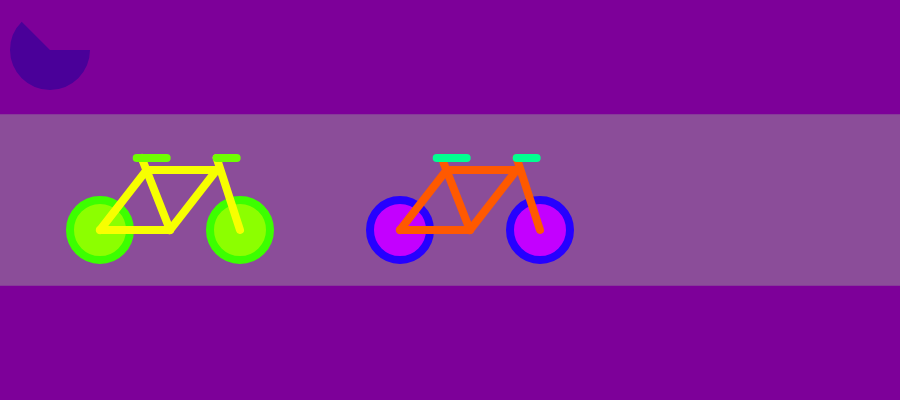
Frame 1 (no input)
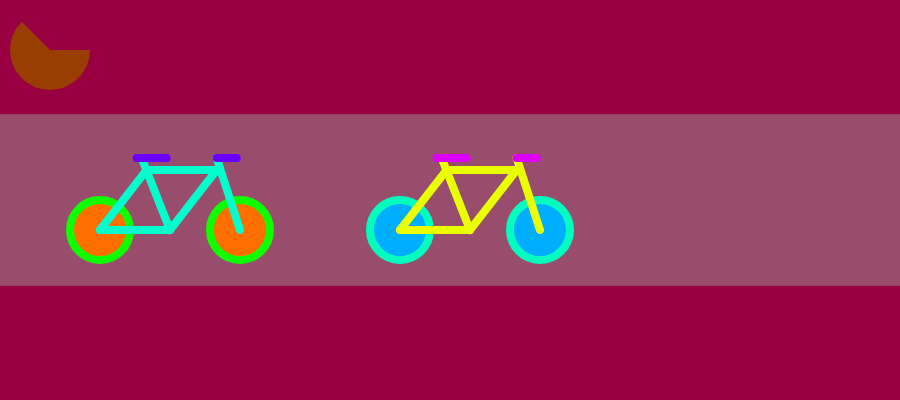
Frame 2 (the mouse pressed at the canvas centre, redrawn once)

The p5.js sketch that drew these frames (run headless with seeded random() and noise() and a simulated clock; the mouse was pressed at the canvas centre and the sketch redrawn once):

// p5.js sketch
// ── sketch.js
var bike;  // Declare object
var dsplyWidth = 900;
var dsplyHeight = 400;
function setup() {
  createCanvas(dsplyWidth, dsplyHeight);
  // Create object
  bike = new OneBike();
  bike = new OneBike();
  colorMode(HSB, 360, 100, 100);
      noLoop();
}

function draw() {
  var sat = 100;
  var bri = 60;
    
    var hueChange1 = int(random(0, 360));
    var hueChange2 = int(random(0, 360));
    var hueChange3 = int(random(0, 360));
    var hueChange4 = int(random(0, 360));
    var hueChange5 = int(random(0, 360));
    var color1 = color(hueChange1, sat, bri);
    var color2 = color(hueChange2, sat, bri);
    var color3 = color(hueChange3, sat, bri);
    var color4 = color(hueChange4, sat, bri);
    var color5 = color(hueChange5, sat, bri);
background(hueChange5, sat-50, bri);
fill(color5);
noStroke();
rect(0, 0, dsplyWidth, dsplyHeight/3.5);
rect(0, dsplyHeight-dsplyHeight/3.5, dsplyWidth, dsplyHeight/3.5);

  fill(color3);
  arc(50, 50, 80, 80, 0, PI+QUARTER_PI, PIE);
  push();
  translate(100,230);
  bike.display();
  pop();
  push();
  translate(400,230);
  bike.display();
  pop();
}

// OneBike class
function OneBike() {
  this.seatwidth = 20;
  this.strokeweight = 8;
  this.wheel1start = 0; //center of back wheel
  this.wheeldist = 140;
  this.wheelsize = 60;
 


  this.move = function() {
    this.x += 20;
    this.y += 20;
      this.x += 10;
    this.y += 10;
  };

  this.display = function() {
    // ellipse(this.x, this.y, this.diameter, this.diameter);
    
    //bike varibles
    var sat = 150;
    var bri = 255;
    
    
 
    
    var topbar = this.wheel1start-this.wheelsize;
    var barlength = this.wheeldist/2;
    var hueChange1 = int(random(0, 360));
    var hueChange2 = int(random(0, 360));
    var hueChange3 = int(random(0, 360));
    var hueChange4 = int(random(0, 360));
    var hueChange5 = int(random(0, 360));
    var color1 = color(hueChange1, sat, bri);
    var color2 = color(hueChange2, sat, bri);
    var color3 = color(hueChange3, sat, bri);
    var color4 = color(hueChange4, sat, bri);
    var color5 = color(hueChange5, sat, bri);
    
    strokeWeight(this.strokeweight);
    stroke(color1);
    fill(color2);
    ellipse(this.wheel1start,this.wheel1start,this.wheelsize,this.wheelsize); //wheel 1
    ellipse(this.wheeldist,0,this.wheelsize,this.wheelsize);
     stroke(color3);
    line(this.wheel1start, this.wheel1start, barlength, this.wheel1start); //bottom
    line(this.wheel1start, this.wheel1start, this.wheel1start+this.wheeldist/3, topbar); //towards seat
    line(this.wheel1start+this.wheeldist/3, topbar, barlength+this.wheel1start+this.wheeldist/3, topbar); //top
    line(barlength, this.wheel1start, this.wheel1start+this.wheeldist/3-5, topbar-12); //pedal to seat
    line(barlength, this.wheel1start, barlength+this.wheel1start+this.wheeldist/3, topbar); //pedals to handles
    line(barlength+this.wheel1start+this.wheeldist/3, topbar-12, this.wheeldist, this.wheel1start); //front wheel to handles
    stroke(color4);
    line(this.wheel1start+this.wheeldist/3-this.seatwidth/2, topbar-12, this.wheel1start+this.wheeldist/3+this.seatwidth, topbar-12);//seat
    line(barlength+this.wheel1start+this.wheeldist/3, topbar-12, barlength+this.wheel1start+this.wheeldist/3+this.seatwidth, topbar-12);//handles
  };
}
